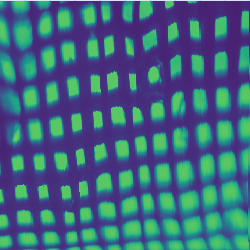
#> input picture Image Processing/Cap403.bmp, 250 x 250 px, found by its file name
$ python hough_2.py
#> lines starting #> are read from the running program, lines starting #| are printed output that depends on the picture; after the words box and inside, x2 and y2 are one past the last pixel; in counts of white or black regions, pixels touching at a corner belong together
import numpy as np

from skimage.transform import (hough_line, hough_line_peaks,
                               probabilistic_hough_line)
from skimage.feature import canny
from skimage import data

import matplotlib.pyplot as plt
from matplotlib import cm

import numpy as np
import scipy.interpolate as inter
from scipy import ndimage as ndi
import skimage as ski
import skimage.morphology as morph
from skimage.feature import canny
import matplotlib.pyplot as plt

# Constructing test image
# image = np.zeros((100, 100))
# idx = np.arange(25, 75)
# image[idx[::-1], idx] = 255
# image[idx, idx] = 255

img = ski.io.imread('Cap403.bmp', as_gray=True)
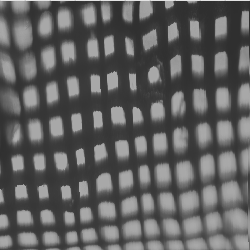
#> img: shape (250, 250) float64; min 0.176, max 0.905, mean 0.377
edges = canny(img, sigma=3.5)
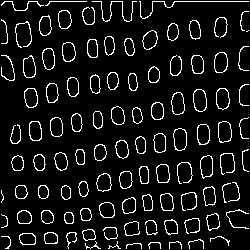
#> edges: shape (250, 250) bool; 8.4% white in thin lines or dots
edges = morph.dilation(edges)
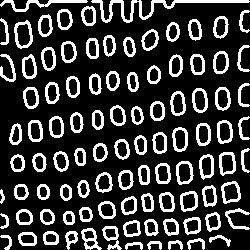
#> edges: shape (250, 250) bool; 22.6% white; 96 white regions, largest, box (x1, y1, x2, y2) and area: (91, 0, 250, 23) 776, (0, 0, 88, 12) 313, (14, 20, 33, 49) 209
filled = ndi.binary_fill_holes(edges)
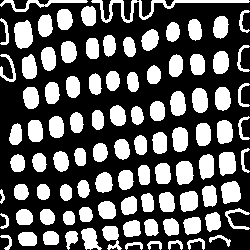
#> filled: shape (250, 250) bool; 36% white; 96 white regions, largest, box (x1, y1, x2, y2) and area: (91, 0, 250, 23) 776, (14, 20, 33, 49) 431, (221, 181, 241, 204) 361
filled = morph.erosion(filled)
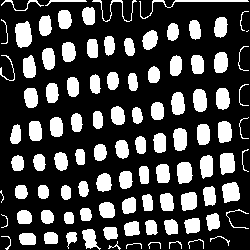
#> filled: shape (250, 250) bool; 27.1% white; 100 white regions (2 under 20 px), largest, box (x1, y1, x2, y2) and area: (15, 21, 32, 48) 360, (222, 182, 240, 203) 297, (177, 162, 193, 184) 290
image = filled

# Classic straight-line Hough transform
h, theta, d = hough_line(image)
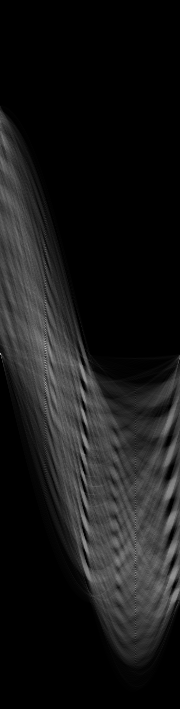
#> h: shape (709, 180) uint64; min 0, max 175, mean 23.9
#> theta = 180 values from -1.57 to 1.55; d = 709 values from -354 to 354

# Generating figure 1
fig, axes = plt.subplots(1, 3, figsize=(15, 6))
ax = axes.ravel()

ax[0].imshow(image, cmap=cm.gray)
ax[0].set_title('Input image')
ax[0].set_axis_off()

ax[1].imshow(np.log(1 + h),
             extent=[np.rad2deg(theta[-1]), np.rad2deg(theta[0]), d[-1], d[0]],
             cmap=cm.gray, aspect=1 / 1.5)
ax[1].set_title('Hough transform')
ax[1].set_xlabel('Angles (degrees)')
ax[1].set_ylabel('Distance (pixels)')
ax[1].axis('image')

ax[2].imshow(image, cmap=cm.gray)
for _, angle, dist in zip(*hough_line_peaks(h, theta, d)):
    y0 = (dist - 0 * np.cos(angle)) / np.sin(angle)
    y1 = (dist - image.shape[1] * np.cos(angle)) / np.sin(angle)
    ax[2].plot((0, image.shape[1]), (y0, y1), '-r')
#> this loop made 66 passes
#> (angle, dist, y0, y1) on passes 1 to 12: (-0.785, -6, 8.49, 258.5), (-1.57, -1, 1, 1), (-0.785, 30, -42.43, 207.6), (-0.785, 11, -15.56, 234.4), (1.41, 222, 224.8, 185.2), (-0.175, 12, -69.11, 1348.7), (-0.0698, 171, -2451.4, 1123.8), (-0.105, 64, -612.3, 1766.3), (-0.105, 24, -229.6, 2149), (-0.0698, 193, -2766.8, 808.4), (0.785, 204, 288.5, 38.5), (-0.14, 99, -711.3, 1067.5)
ax[2].set_xlim((0, image.shape[1]))
ax[2].set_ylim((image.shape[0], 0))
ax[2].set_axis_off()
ax[2].set_title('Detected lines')

plt.tight_layout()
plt.show()
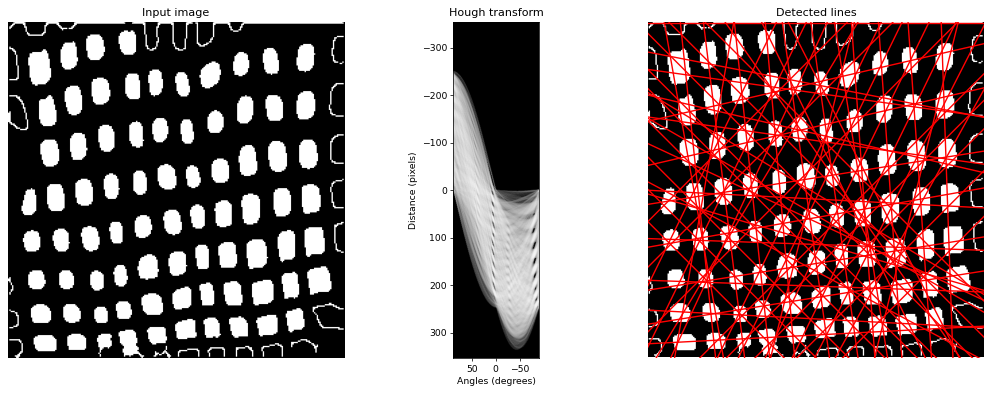
#> figure drawn by matplotlib, 3 panels

# # Line finding using the Probabilistic Hough Transform
# image = ski.io.imread('Cap403.bmp', as_gray=True)
# # image = data.camera()
# edges = canny(image, 2, 1, 25)
# lines = probabilistic_hough_line(edges, threshold=10, line_length=5,
#                                  line_gap=3)
#
# # Generating figure 2
# fig, axes = plt.subplots(1, 3, figsize=(15, 5), sharex=True, sharey=True)
# ax = axes.ravel()
#
# ax[0].imshow(image, cmap=cm.gray)
# ax[0].set_title('Input image')
#
# ax[1].imshow(edges, cmap=cm.gray)
# ax[1].set_title('Canny edges')
#
# ax[2].imshow(edges * 0)
# for line in lines:
#     p0, p1 = line
#     ax[2].plot((p0[0], p1[0]), (p0[1], p1[1]))
# ax[2].set_xlim((0, image.shape[1]))
# ax[2].set_ylim((image.shape[0], 0))
# ax[2].set_title('Probabilistic Hough')
#
# for a in ax:
#     a.set_axis_off()
#
# plt.tight_layout()
# plt.show()
